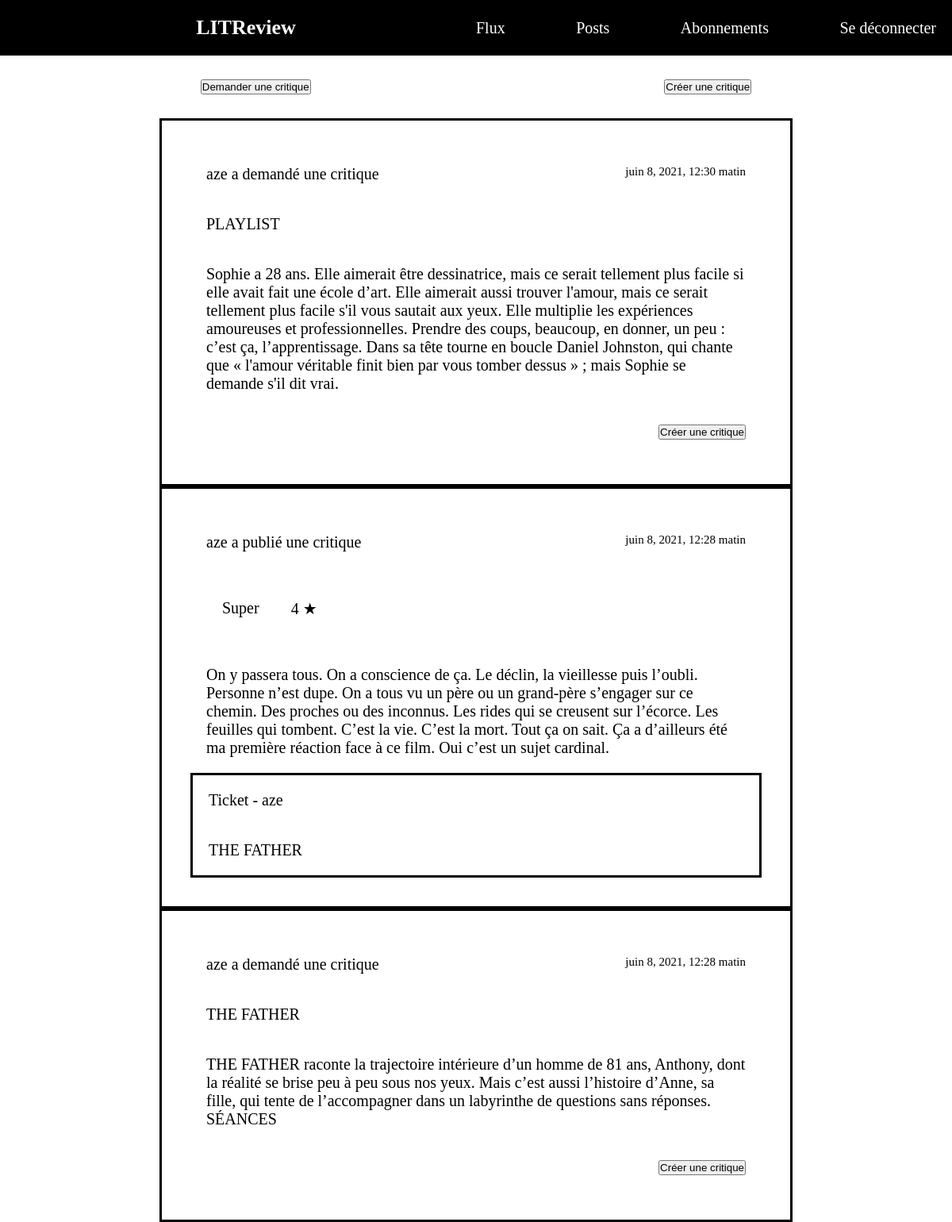
/flux/ (signed in), run on the app's committed database.
### ticket/models.py (models this page shows)
class Ticket(models.Model):
    title = models.CharField(max_length=128)
    description = models.TextField(max_length=2048, blank=True)
    user = models.ForeignKey(to=settings.AUTH_USER_MODEL, on_delete=models.CASCADE)
    image = models.ImageField(null=True, blank=True)
    time_created = models.DateTimeField(auto_now_add=True)
    objects = TicketManager()

### critics/models.py (models this page shows)
class Review(models.Model):
    ticket = models.ForeignKey(to=Ticket, on_delete=models.CASCADE)
    rating = models.PositiveSmallIntegerField(
        validators=[MinValueValidator(0), MaxValueValidator(5)],
    )
    headline = models.CharField(max_length=128)
    body = models.TextField(max_length=8192, blank=True)
    user = models.ForeignKey(to=settings.AUTH_USER_MODEL, on_delete=models.CASCADE)
    time_created = models.DateTimeField(auto_now_add=True)
    objects = ReviewManager()

### critics/views.py (the view)
@login_required
def get_flux_view(request):
    if request.method == "GET":
        if "action" in request.GET:
            action = request.GET.get("action")
            if action == "logout":
                if request.user.is_authenticated:
                    logout(request)
                    return redirect(reverse_lazy("flux"))
    context = {"user": request.user}
    tickets = Ticket.objects.get_user_flux(request.user)
    reviews = Review.objects.get_user_flux(request.user)
    posts = sorted(
        chain(reviews, tickets), key=lambda post: post.time_created, reverse=True
    )
    context["posts"] = posts
    return render(request, "critics/flux.html", context)

### critics/models.py (called while the page is built)
    def get_by_user(self, username):
        reviews_by_user = self.filter(user=username)
        reviews_by_user = reviews_by_user.annotate(
            content_type=Value("REVIEW", CharField())
        )
        return reviews_by_user

    def get_user_flux(self, username):
        reviews_by_user = self.get_by_user(username)
        users_followed = UserFollows.objects.filter(user=username)
        reviews_by_followed_users = self.filter(
            user__in=Subquery(users_followed.values("followed_user"))
        )
        reviews_by_followed_users = reviews_by_followed_users.annotate(
            content_type=Value("REVIEW", CharField())
        )
        tickets_by_user = Ticket.objects.get_by_user(username)
        reviews_reply = self.filter(ticket__in=Subquery(tickets_by_user.values("id")))
        reviews_reply = reviews_reply.annotate(
            content_type=Value("REVIEW", CharField())
        )
        reviews = reviews_by_user.union(reviews_by_followed_users)
        reviews = reviews.union(reviews_reply)
        return reviews

### ticket/models.py (called while the page is built)
    def get_by_user(self, username):
        tickets_by_user = self.filter(user=username)
        tickets_by_user = tickets_by_user.annotate(
            content_type=Value("TICKET", CharField())
        )
        return tickets_by_user

    def get_user_flux(self, username):
        tickets_by_user = self.get_by_user(username)
        users_followed = UserFollows.objects.filter(user=username)
        tickets_by_followed_users = self.filter(
            user__in=Subquery(users_followed.values("followed_user"))
        )
        tickets_by_followed_users = tickets_by_followed_users.annotate(
            content_type=Value("TICKET", CharField())
        )
        tickets = tickets_by_user.union(tickets_by_followed_users)
        return tickets

### critics/templates/critics/flux.html (shortened to what this page needs)
{% extends 'base/base.html' %}
{% block content %}
<div class="button_container_flux">
    <div class="button_content">
        <form action="/ticket/create_ticket">
            <button type="submit">Demander une critique</button>
        </form>
    </div>
    <div class="button_content">
        <form action="/flux/create_review">
            <button type="submit">Créer une critique</button>
        </form>
    </div>
</div>
{% for post in posts %}
<div class="container_post">
    <div class=post>
        {% if post.content_type == 'TICKET' %}
        {% include 'critics/ticket.html' with ticket=post %}
        <div class="container_button_review">
            <form action="{% url 'review' ticket=post.pk %}">
                <button type="submit">Créer une critique</button>
            </form>
        </div>
        {% elif post.content_type == 'REVIEW' %}
        {% include 'critics/review.html' with review=post %}
        {% endif %}
    </div>
</div>
{% endfor %}
{% endblock %}

### critics/templates/critics/ticket.html (shortened to what this page needs)
<div class="ticket_date_user">
    <div class="ticket_user"> {{ticket.user}} a demandé une critique</div>
    <div class="ticket_date">{{ticket.time_created}}</div>
</div>
<div class="ticket_title">
    {{ticket.title}}
</div>
<div class="ticket_description">
    {{ticket.description}}
</div>

### critics/templates/critics/review.html (shortened to what this page needs)
<div class="review_date_user">
    <div class="review_user"> {{review.user}} a publié une critique</div>
    <div class="review_date">{{review.time_created}}</div>
</div>
<div class="review_title_rating">
    <div class="review_title"> {{review.headline}}</div>
    <div class="review_rating">{{review.rating}} &#9733</div>
</div>
<div class="review_body">
    {{review.body}}
</div>
<div class="review_ticket_container">
    <div class="review_ticket_user">
        Ticket - {{review.ticket.user}}
    </div>
    <div class="review_ticket_title">
        {{review.ticket.title}}
    </div>
</div>

### litreview/static/base/css/style.css (style rules this page uses)
* { margin: 0; padding: 0; }
@media screen and (min-width: 801px) { html { font-size: 62.5%; } }

### litreview/static/base/css/style_flux.css (style rules this page uses)
.button_container_flux { display: flex; flex-direction: row; justify-content: space-around; padding: 3rem; }
.container_post { display: flex; justify-content: center; }
.post { border: black; border-style: solid; padding: 3vw; width: 60vw; }
.ticket_date_user { display: flex; direction: row; justify-content: space-between; padding: 2rem; }
.ticket_user { font-size: 2rem; }
.ticket_date { font-size: 1.5rem; }
.ticket_title { font-size: 2rem; padding: 2rem; }
.ticket_description { font-size: 2rem; padding: 2rem; }
.container_button_review { display: flex; justify-content: flex-end; padding: 2rem; }
.review_date_user { display: flex; direction: row; justify-content: space-between; padding: 2rem; }
.review_user { font-size: 2rem; }
.review_date { font-size: 1.5rem; }
.review_title_rating { display: flex; direction: row; justify-content: flex-start; padding: 2rem; }
.review_title { font-size: 2rem; padding: 2rem; }
.review_rating { font-size: 2rem; padding: 2rem; }
.review_body { font-size: 2rem; padding: 2rem; }
.review_ticket_container { border: black; border-style: solid; }
.review_ticket_user { font-size: 2rem; padding: 2rem; }
.review_ticket_title { font-size: 2rem; padding: 2rem; }

### data on the page
Ticket: user "aze", time_created "juin 8, 2021, 12:30 matin", title "PLAYLIST", description "Sophie a 28 ans. Elle aimerait être dessinatrice, mais ce serait tellement plus facile si elle avait fait une école d’art. Elle aimerait aussi trouver l'amour, mais ce serait tellement plus facile s'il vous sautait aux yeux. Elle multiplie les expériences amoureuses et professionnelles. Prendre des coups, beaucoup, en donner, un peu : c’est ça, l’apprentissage. Dans sa tête tourne en boucle Daniel Johnston, qui chante que « l'amour véritable finit bien par vous tomber dessus » ; mais Sophie se demande s'il dit vrai."
Review: user "aze", time_created "juin 8, 2021, 12:28 matin", headline "Super", rating "4", body "On y passera tous. On a conscience de ça. Le déclin, la vieillesse puis l’oubli. Personne n’est dupe. On a tous vu un père ou un grand-père s’engager sur ce chemin. Des proches ou des inconnus. Les rides qui se creusent sur l’écorce. Les feuilles qui tombent. C’est la vie. C’est la mort. Tout ça on sait. Ça a d’ailleurs été ma première réaction face à ce film. Oui c’est un sujet cardinal.", ticket.user "aze", ticket "THE FATHER"
Ticket: user "aze", time_created "juin 8, 2021, 12:28 matin", title "THE FATHER", description "THE FATHER raconte la trajectoire intérieure d’un homme de 81 ans, Anthony, dont la réalité se brise peu à peu sous nos yeux. Mais c’est aussi l’histoire d’Anne, sa fille, qui tente de l’accompagner dans un labyrinthe de questions sans réponses. SÉANCES"
